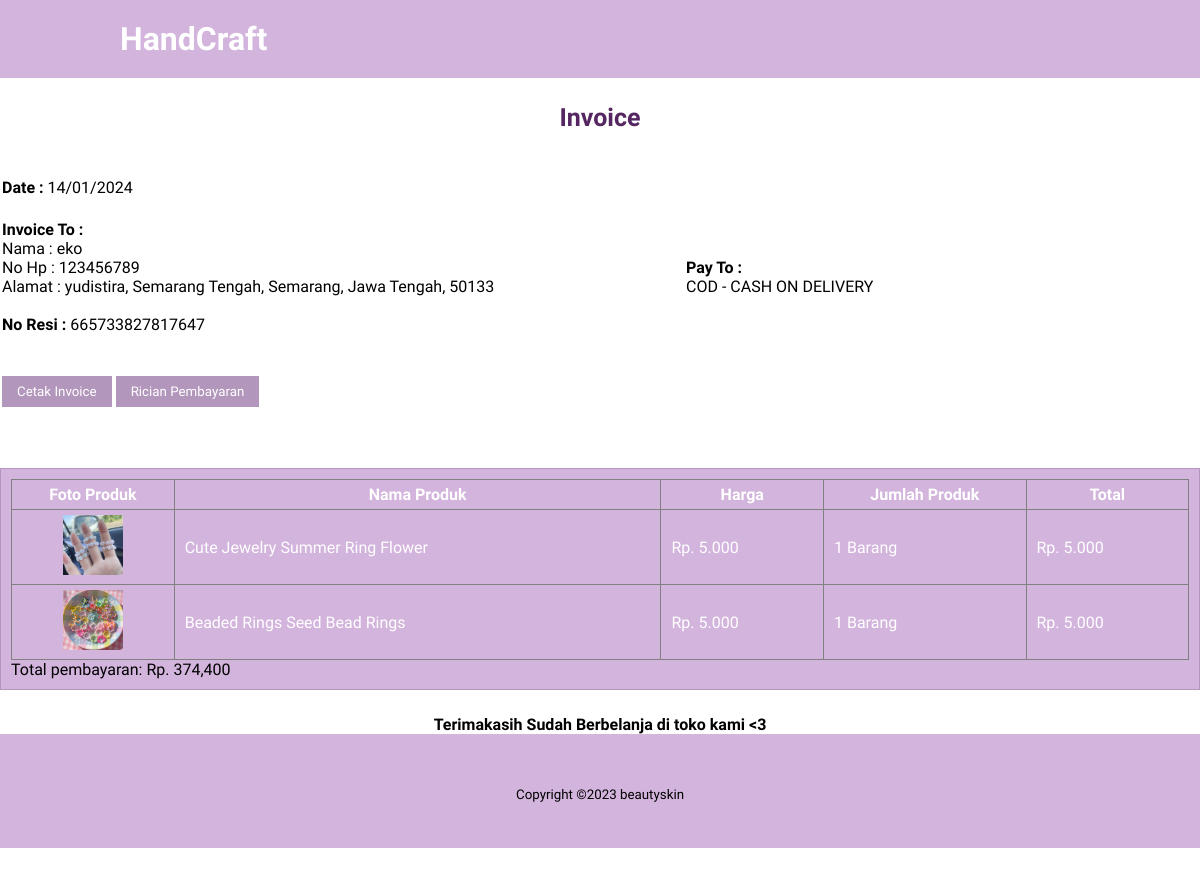
Page /invoice.php?transaksi_id=1 (signed in) on the committed database.
### tables this page shows
CREATE TABLE `tb_customer` (
  `id_pelanggan` int(11) NOT NULL,
  `nama_lengkap` varchar(255) NOT NULL,
  `email` varchar(255) NOT NULL,
  `password` varchar(255) NOT NULL,
  `no_hp` varchar(15) NOT NULL,
  `id_alamat` varchar(255) NOT NULL,
  `provinsi` varchar(255) NOT NULL,
  `kota` varchar(255) NOT NULL,
  `kelurahan` varchar(255) NOT NULL,
  `kecamatan` varchar(255) NOT NULL,
  `kode_pos` varchar(255) NOT NULL,
  `detail_alamat` text DEFAULT NULL,
  `token` text DEFAULT NULL
);

CREATE TABLE `transaksi` (
  `id` int(11) NOT NULL,
  `id_pelanggan` int(11) NOT NULL,
  `total_harga` int(11) NOT NULL,
  `pembayaran` varchar(255) NOT NULL,
  `payment_method_code` varchar(255) NOT NULL,
  `reference` varchar(255) NOT NULL,
  `merchant_ref` varchar(255) NOT NULL,
  `amount` varchar(255) NOT NULL,
  `pay_code` varchar(255) NOT NULL,
  `checkout_url` varchar(255) NOT NULL,
  `paid_at` varchar(255) DEFAULT NULL,
  `expired_at` varchar(255) NOT NULL,
  `status` varchar(255) NOT NULL,
  `created_at` varchar(255) DEFAULT current_timestamp(),
  `updated_at` varchar(255) DEFAULT current_timestamp(),
  `courier_name` varchar(255) NOT NULL,
  `shipment_description` varchar(255) NOT NULL,
  `shipment_duration` varchar(255) NOT NULL,
  `shipment_price` varchar(255) NOT NULL,
  `total_pembayaran` int(255) NOT NULL,
  `status_pesanan` varchar(255) NOT NULL DEFAULT 'Pesanan Masuk',
  `no_resi` varchar(255) DEFAULT NULL
);

CREATE TABLE `transaksi_barang` (
  `id` int(11) NOT NULL,
  `transaksi_id` int(11) NOT NULL,
  `product_id` int(11) NOT NULL,
  `jumlah` int(11) NOT NULL
);

CREATE TABLE `tb_product` (
  `product_id` int(11) NOT NULL,
  `category_id` int(11) NOT NULL,
  `product_name` varchar(100) NOT NULL,
  `product_price` int(11) NOT NULL,
  `product_description` text NOT NULL,
  `product_image` varchar(100) NOT NULL,
  `product_status` tinyint(1) NOT NULL,
  `date_created` timestamp NOT NULL DEFAULT current_timestamp(),
  `stock` int(11) NOT NULL
);

### invoice.php (the view, shortened to what this page needs)
<?php
    include 'database.php';
    $transaksi_id = $_GET['transaksi_id'];
    $transaksi_query = mysqli_query($conn, "SELECT *, (select sum(c.product_price * b.jumlah) from transaksi_barang b left join tb_product c on c.product_id = b.product_id where b.transaksi_id = transaksi.id) as total from transaksi where id = $transaksi_id");
    $transaksi = mysqli_fetch_assoc($transaksi_query);
    $cust_id = $transaksi['id_pelanggan'];
    $profile_query = mysqli_query($conn, "SELECT * from tb_customer where id_pelanggan = $cust_id");
    $profile = mysqli_fetch_assoc($profile_query);
   $resi = mt_rand(100000000000000,999999999999999);
?>
<!DOCTYPE html>
<html lang="en">
<head>
    <link rel="stylesheet" href="style2.css">
</head>
<body>
    <header>
        <div class="container">
            <h1><a href="index.php">HandCraft</a></h1>
        </div>
    </header>
    <section id="content">
        <main>
            <div class="table-data">
                <div class="order">
                    <div class="section">
                        <div class="container">
                        <h3>Invoice</h3>
                         </div>
                    </div>
                    <br>
                    <div class="head-title information">
                        <table style="width: 100%">
                            <tr>
                                <td style="width: 50%">
                                    <?php echo "<b>Date : </b>" . date(" d/m/Y") ?>
                                </td>
                            </tr>
                        </table>
                    </div>
                    <br>
                    <div class="head-title information">
                        <table style="width: 100%">
                            <tr>
                                <td style="width: 50%; padding-right: 60px; vertical-align: text-top;">
                                    <p><b>Invoice To : </b></p>
                                    <p>Nama : <?= $profile['nama_lengkap'] ?></p>
                                    <p>No Hp : <?= $profile['no_hp'] ?></p>
                                    <p>Alamat : <?= $profile['detail_alamat'] ?>, <?= $profile['kelurahan'] ?>, <?= $profile['kota'] ?>, <?= $profile['provinsi'] ?>, <?= $profile['kode_pos'] ?></p>
                                    <br>
                                    <p><b>No Resi : </b> <?= $resi ?></p>
                                </td>
                                <td style="width: 50%; padding-left: 85px">
                                    <p class="noPrint"><b>Pay To : </b></p>
                                    <?php if($transaksi['pembayaran'] == "cod") { ?>
                                        <p>Bayar Di Tempat</p>
                                    <?php } else { ?>
                                        <p class="noPrint"><?= $transaksi['payment_method_code'] == 'COD' ? '' : "Transfer Ke " ?> <?= strtoupper($transaksi['pembayaran']) ?> <?= $transaksi['pay_code'] ?></p>
                                    <?php } ?>
                                </td>
                            </tr>
                        </table>
                    </div>
                    <br class="noPrint"><br>
                    <div class="head-title information noPrint">
                        <table style="width: 100%">
                            <tr>
                                <td>
                                    <a href="#" onclick="window.print();" <?= isset($_SESSION['id']) ? '' : 'hidden' ?> >
                                        <button class = "button" style= "background-color: #b396bc; color : #FFFF">Cetak Invoice </button>
                                    </a>
                                    <a href="<?= $transaksi['checkout_url'] ?>" target="__blank">
                                        <button class = "button" style= "background-color: #b396bc; color : #FFFF">Rician Pembayaran</button>
                                    </a>
                                </td>
                            </tr>
                        </table>
                    </div>
                    <br>
                    <div>
                        <div class="box">
                        <table border="1" cellspacing="0" class="tabel">
                            <thead>
                                <tr>
                                    <th>Foto Produk</th>
                                    <th>Nama Produk</th>
                                    <th>Harga</th>
                                    <th>Jumlah Produk</th>
                                    <th>Total</th>
                                </tr>
                            </thead>
                            <tbody>
                                <?php
                                $keranjang = mysqli_query($conn, "SELECT *, (transaksi_barang.jumlah * tb_product.product_price) as total_harga FROM `transaksi_barang`
                                right join tb_product on tb_product.product_id = transaksi_barang.product_id
                                where transaksi_barang.transaksi_id = {$transaksi_id}");
                                while ($row = mysqli_fetch_array($keranjang)) :
                                ?>
                                    <tr>
                                        <td style="text-align: center;"><img src="produk/<?= $row["product_image"]; ?>" height="60" alt=""></td>
                                        <td><?= $row["product_name"]; ?></td>
                                        <td>Rp. <?= number_format($row["product_price"], 0, ',', '.'); ?> </td>
                                        <td><?= number_format($row["jumlah"], 0, ',', '.'); ?> Barang</td>
                                        <td>Rp. <?= number_format($row["total_harga"], 0, ',', '.'); ?> </td>
                                    </tr>
                                <?php
                                endwhile;
                                ?>
                            </tbody>
                        </table>
                        <p>Total pembayaran: Rp. <?= number_format($transaksi['total_harga']) ?></p>
                        </div>
                    </div>
                    <center class="noPrint"><p><b>Terimakasih Sudah Berbelanja di toko kami <3</b></p></center>
            </div>
        </main>
    </section>
    <footer>
        <div class="footer_kecil">
            <div class="container">
            <small>Copyright &copy2023 beautyskin</small>
            </div>
        </div>
    </footer>
</body>
<br><br>
</html>

### style2.css (style rules this page uses)
* { padding: 0; margin: 0; font-family: 'Work Sans',sans-serif; }
body { background-color: #fff; }
a { color: #fff; text-decoration: none; }
.button { padding: 8px 15px; background-color:#b396bc; color: #fff; border: none; cursor: pointer; margin-bottom: 30px; }
header { background-color:#d3b4dd; color: #fff; }
header h1 { float: left; padding: 20px 0; }
.section { color: #8a6096; }
footer { padding: 25px 0 20px 0; background-color: #d3b4dd; }
.container { width: 80%; margin:0 auto; text-align: center; }
.container:after { content: ""; display: block; clear: both; }
.section { padding: 25px 0; }
.box { background-color: #d3b4dd; border: 1px solid #b396bc; padding: 10px; box-sizing: border-box; margin: 10px 0 25px 0; }
.box:after { content: ''; display: block; clear: both; }
.tabel { width: 100%; border-collapse: collapse; color: #fff; }
.tabel tr { height: 30px; }
.tabel tr td { padding: 5px 10px; }
.footer_kecil { padding: 25px 0; text-align: center; }
.section .container h3 { text-align: center; font-size: 25px; color: #552661; }
h3 { text-align: center; color: #552661; }

### invoice.php (style rules this page uses)
.noPrint { display: none !important; }
* { margin: 0; padding: 0; box-sizing: border-box; font-family: "Work Sans", sans-serif; }
body { -webkit-print-color-adjust:exact !important; print-color-adjust:exact !important; }

### rows in the picture
tb_customer: nama_lengkap "eko", no_hp "123456789", detail_alamat "yudistira", kelurahan "Semarang Tengah", kota "Semarang", provinsi "Jawa Tengah", kode_pos "50133"
transaksi: pembayaran "COD - CASH ON DELIVERY", total_harga "374,400"
transaksi_barang: product.product_image (picture), product.product_name "Cute Jewelry Summer Ring Flower", product.product_price "5.000", jumlah "1", total_harga "5.000"
transaksi_barang: product.product_image (picture), product.product_name "Beaded Rings Seed Bead Rings", product.product_price "5.000", jumlah "1", total_harga "5.000"
